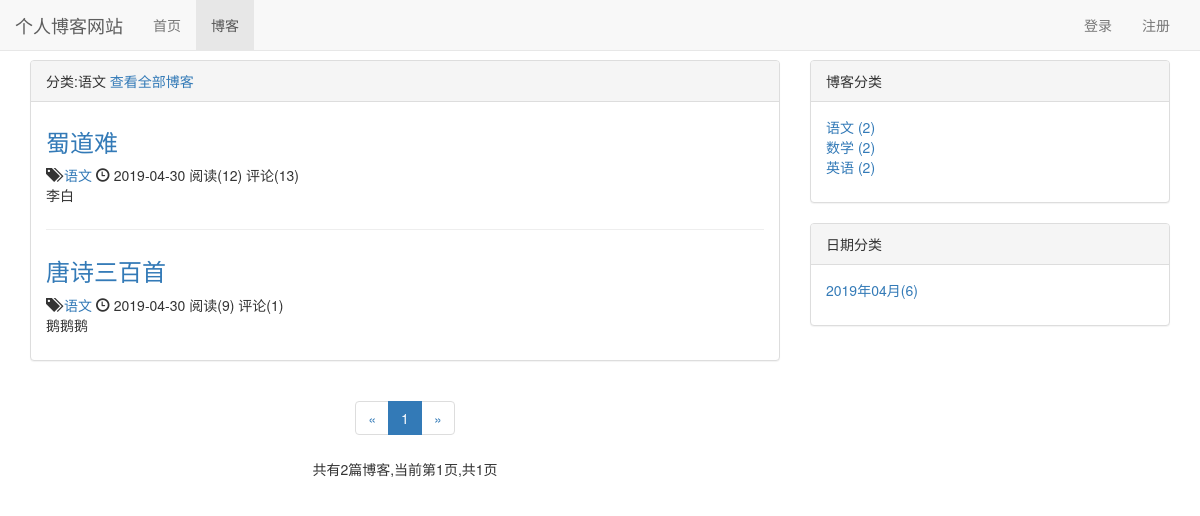
Page /blog/type/4 on the committed database.
### blog/models.py (models this page shows, shortened)
class BlogType(models.Model):
    type_name = models.CharField(max_length=15)
    def __str__(self):
        return self.type_name
    def blog_count(self):
        return self.blog_set.count()

class Blog(models.Model):
    title = models.CharField(max_length = 50)
    blog_type = models.ForeignKey(BlogType,on_delete= models.CASCADE)
    content = RichTextUploadingField()
    author = models.ForeignKey(User, on_delete = models.CASCADE)
    created_time = models.DateTimeField(auto_now_add = True)
    last_update_time = models.DateTimeField(auto_now = True)
    def get_viewed_num(self):
        try:
            return self.viewednum.viewed_num
        except exceptions.ObjectDoesNotExist as e:
            return 0
    def get_comments_num(self):
        from comment.models import Comment
        return Comment.objects.filter(blog=self).count()
    class Meta:
        ordering = ['-created_time']

class ViewedNum(models.Model):
    blog = models.OneToOneField(Blog, on_delete=models.CASCADE, default='')
    viewed_num = models.IntegerField(default=0)

### blog/views.py (the view)
# urls.py: path('type/<int:blog_type_pk>',views.blogs_with_type,name="blog_with_type"),
def blogs_with_type(request,blog_type_pk):
    blog_type = get_object_or_404(BlogType, pk=blog_type_pk)
    blogs_all_list = Blog.objects.filter(blog_type=blog_type)
    content = get_blog_list_common_data(request,blogs_all_list)
    content["blog_type"] = blog_type
    return render(request,'blog_with_types.html',content)

### templates/blog_with_types.html (shortened to what this page needs)
{% extends 'blog_list.html' %}
{% block nav_blog_active %}active{% endblock %}
{% block blog_list_title %}
    分类:{{ blog_type.type_name }}
    <a href="{% url 'blog_list' %}">查看全部博客</a>
{% endblock %}

### templates/blog_list.html (shortened to what this page needs)
{% extends 'base.html' %}
{% block header_extends %}
    <link rel="stylesheet" href="/static/blog.css/">
{% endblock %}
{% block content %}
    <div class="container">
        <div class="row">
            <div class="col-sm-8 ">
                <div class="panel panel-default">
                <div class="panel-heading">{% block blog_list_title %}博客列表{% endblock %}</div>
                <div class="panel-body">
                     {% for blog in blogs %}
                         <div class="blog">
                            <a href="{% url 'blog_detail' blog.pk %}"><h3>{{ blog.title }}</h3></a>
                             <p class="blog-info">
                                 <span class="glyphicon glyphicon-tags" aria-hidden="true"></span>
                                 <a href="{% url 'blog_with_type' blog.blog_type.pk %}">{{ blog.blog_type }}</a>
                                 <span class="glyphicon glyphicon-time" aria-hidden="true"></span>
                                 {{ blog.created_time| date:"Y-m-d" }}
                                 阅读({{ blog.get_viewed_num }}) 评论({{ blog.get_comments_num }})
                             </p>
                            <p>{{ blog.content |striptags| truncatechars:120 }}</p>
                         </div>
                        {% empty %}
                         <div class="blog">
                            <h3> --暂无博客-- </h3>
                         </div>
                     {% endfor %}
                </div>
                </div>
                <div class="pageinator">
                    <nav aria-label="Page navigation">
                        <ul class="pagination">
                            {% if page_of_blogs.has_previous %}
                                <li> <a href="?page={{ page_of_blogs.previous_page_number }}" aria-label="Previous">
                                    <span aria-hidden="true">&laquo;</span></a></li>
                            {% else %}
                                <li><span aria-hidden="true">&laquo;</span></li>
                            {% endif %}
                            {% for page_num in page_range %}
                                {% if page_num == page_of_blogs.number %}
                                    <li class="active"><span>{{ page_num }}</span></li>
                                {% else %}
                                    {% if page_num == '...' %}
                                       <li><span>{{ page_num }}</span></li> {% else %}
                                        <li><a href="?page={{ page_num }}">{{ page_num }}</a></li>
                                    {% endif %}
                                {% endif %}
                             {% endfor %}
                             {% if page_of_blogs.has_next %}
                                 <li> <a href="?page={{ page_of_blogs.next_page_number }}"
                                         aria-label="Next"><span aria-hidden="true">&raquo;</span></a></li>
                            {% else %}
                                <li><span aria-hidden="true">&raquo;</span></li>
                            {% endif %}
                         </ul>
                    </nav>
                <p>共有{{ page_of_blogs.paginator.count }}篇博客,当前第{{ page_of_blogs.number }}页,共{{ page_of_blogs.paginator.num_pages }}页</p>
                </div>
            </div>
            <div class="col-sm-4 ">
                <div class="panel panel-default">
                    <div class="panel-heading">博客分类</div>
                    <div class="panel-body">
                        <ul class="blog-types">
                            {% for blog_type in blog_types %}
                                <li><a href="{% url 'blog_with_type' blog_type.pk %}">{{ blog_type.type_name }} ({{ blog_type.blog_count }})</a></li>
                            {% empty %}
                            <li>暂无分类</li>
                            {% endfor %}
                        </ul>
                    </div>
                </div>
                    <div class="panel panel-default">
                        <div class="panel-heading">日期分类</div>
                        <div class="panel-body">
                            <ul class="blog-dates">
                                {% for blog_date,blog_count in blog_dates.items %}
                                    <li>
                                        <a href="{% url 'blogs_with_date' blog_date.year blog_date.month %}">
                                            {{ blog_date| date:"Y年m月" }}({{ blog_count }})
                                        </a>
                                    </li>
                                {% endfor %}
                            </ul>
                        </div>
                    </div>
            </div>
        </div>
    </div>
{% endblock %}

### templates/base.html (shortened to what this page needs)
<!DOCTYPE html>
<html lang="zh-CN">
<head>
    <link rel="stylesheet" href="/static/base.css">
    <link rel="stylesheet" href="/static/bootstrap-3.37/css/bootstrap.min.css">
    {% block header_extends %}
    {% endblock %}
</head>
<body>
    <div class="navbar navbar-default navbar-fixed-top" role="navigation">
        <div class="container-fluid">
            <div class="navbar-header">
                <a class="navbar-brand" href="{% url 'home' %}">个人博客网站</a>
            </div>
            <div  id="bs-example-navbar-collapse-1" class="collapse navbar-collapse">
                <ul class="nav navbar-nav">
                    <li class="{% block nav_home_active %}{% endblock %}"><a href="{% url 'home' %}">首页</a></li>
                    <li class="{% block nav_blog_active %}{% endblock %}"><a href="{% url 'blog_list' %}">博客</a></li>
                </ul>
            <ul class="nav navbar-nav navbar-right">
                {% if not user.is_authenticated %}
                    <li><a href="{% url 'login' %}?from={{ request.get_full_path }}">登录</a></li>
                    <li><a href="{% url 'register' %}?from={{ request.get_full_path }}">注册</a></li>
                {% endif %}
            </ul>
            </div>
        </div>
    </div>
    {% block content %}{% endblock %}
</body>
</html>

### static/base.css (style rules this page uses)
* { margin: 0; padding: 0; }
body { margin-top:60px !important; }
ul.navbar-right { margin-right:0; }

### static/blog.css (style rules this page uses)
ul.blog-types { list-style-type: none; }
ul.blog-dates { list-style-type: none; }
div.blog:not(:last-child) { margin-bottom: 2em; padding-bottom: 1em; border-bottom: 1px solid #eee; }
div.blog h3 { margin-top: 0.5em; }
div.blog p.blog-info { margin-bottom: 0; }
div.pageinator { text-align:center; }

### rows in the picture
BlogType: type_name "语文", blog_count "2"
Blog: title "蜀道难", blog_type "语文", created_time "2019-04-30", get_viewed_num "12", get_comments_num "13", content "李白"
Blog: title "唐诗三百首", blog_type "语文", created_time "2019-04-30", get_viewed_num "9", get_comments_num "1", content "鹅鹅鹅"
BlogType: type_name "数学", blog_count "2"
BlogType: type_name "英语", blog_count "2"

### other values in the picture
{{ page_num }} "1"
{{ page_of_blogs.paginator.count }} "2"
{{ page_of_blogs.number }} "1"
{{ page_of_blogs.paginator.num_pages }} "1"
{{ blog_date| date:"Y年m月" }} "2019年04月"
{{ blog_count }} "6"
